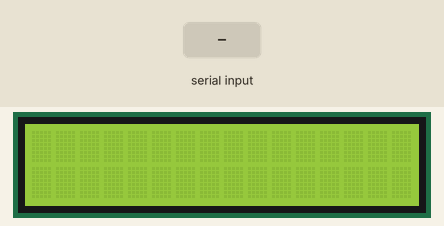
Bench run of a sketch on a simulated Arduino Uno, built with avr-gcc and run on an emulated ATmega328P. Shown: 16×2 character LCD. The inputs (shaded band) are chosen by the test bench. What the sketch prints to the serial monitor is not drawn.

Above: at 1.2 s.
1.3 s: "1" received over Serial
At 3.8 s:
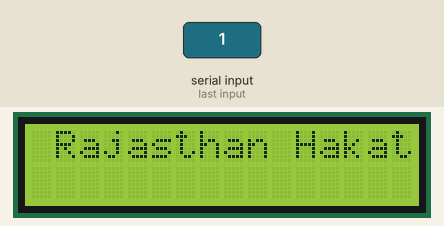
At 5.4 s:
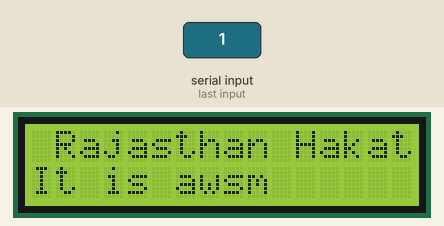
Timing chart, 0 to 6.9 s (numbered marks = the images above; inputs shaded):
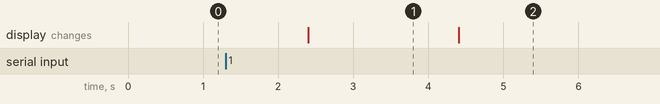

Measured:
- after the input at 1.3 s, the display: changes after 1.1 s (image 1)
- what the display in image 1 shows lasts 2.0 s, from 2.4 s to 4.4 s

The sketch:

NOVATE.ino
```cpp
#include <LiquidCrystal.h>
int count = 0;
char input[12];
boolean flag = 0;
const int pwm = 2 ; //initializing pin 2 as pwm
//const int in_1 = 8 ;
//const int in_2 = 9 ; // flag =0
LiquidCrystal lcd(12, 11, 5, 4, 3, 2);

void setup()
{
   Serial.begin(9600);
   //pinMode(pwm,OUTPUT) ; //we have to set PWM pin as output
  // pinMode(in_1,OUTPUT) ; //Logic pins are also set as output
   //pinMode(in_2,OUTPUT) ;   // begin serial port with baud rate 9600bps
  lcd.begin(16, 2);

}
void loop()
{
   if(Serial.available())
   {
      count = 0;
      while(Serial.available() && count < 12)
      {
         input[count] = Serial.read();
         count;
         delay(100);
      }
      Serial.print(input);
      delay(1000);
      if((input[0] ^ input[2] ^ input[4] ^ input[6] ^ input[8] == input[10]) &&
         (input[1] ^ input[3] ^ input[5] ^ input[7] ^ input[9] == input[11]))

              Serial.println(" hello rajasthan ");

      else
            Serial.println("Error");
    Serial.print(input);                             // Print RFID tag number
      if((input[0] ^ input[2] ^ input[4] ^ input[6] ^ input[8] == input[10]) &&
         (input[1] ^ input[3] ^ input[5] ^ input[7] ^ input[9] == input[11]))
           lcd.setCursor(0,0);
           lcd.print(" Rajasthan Hakathon");

           delay(2000);
           lcd.setCursor(0,1);
           lcd.print("It is awsm");


   }else
                lcd.print("");
   }
```
